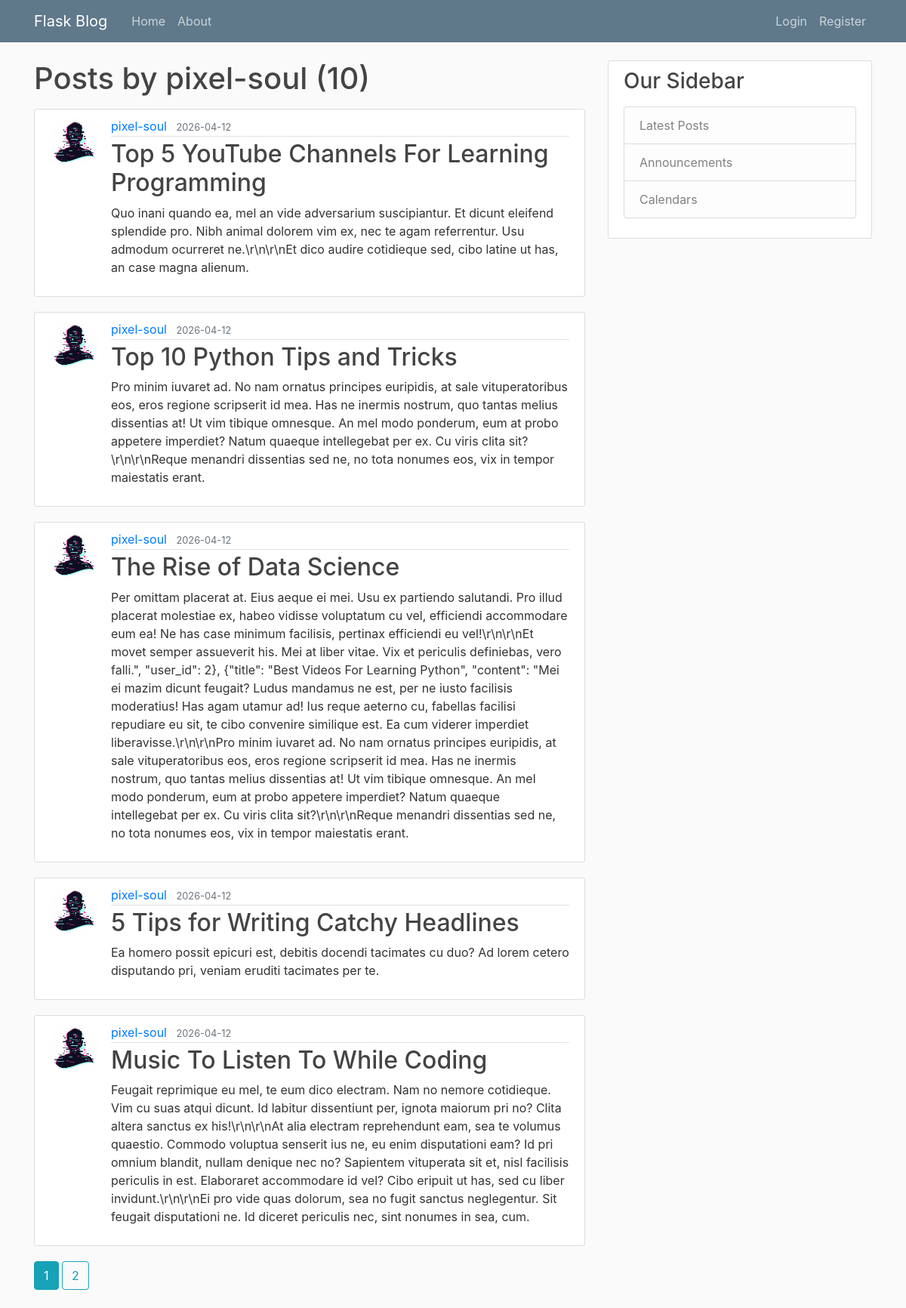
The page /user/pixel-soul on the database as committed earlier.
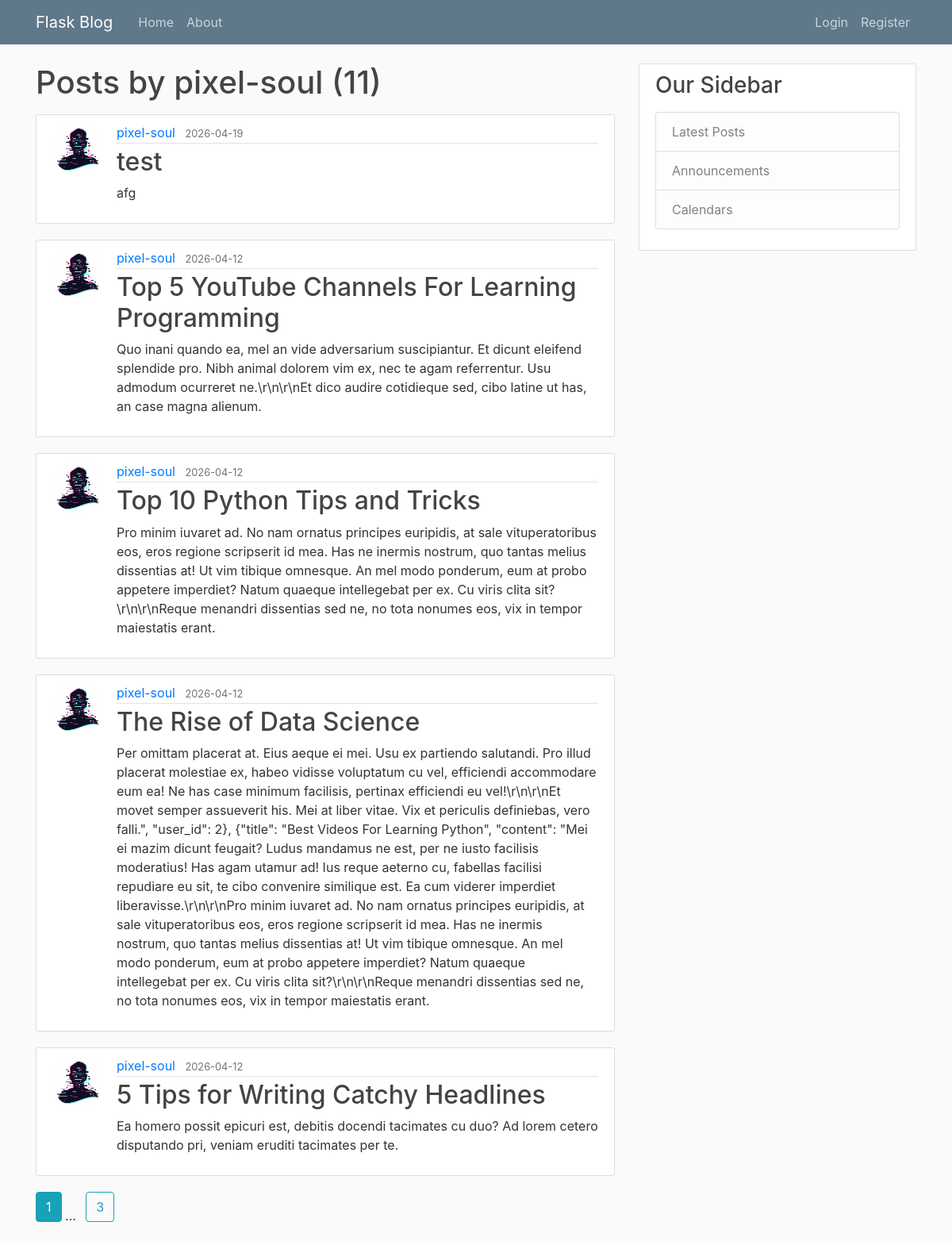
The same page on the database as committed later.
### flask_blog/models.py (models this page shows, shortened)
class Post(db.Model):
    id = db.Column(db.Integer, primary_key=True)
    title = db.Column(db.String(100), nullable=False)
    content = db.Column(db.Text, nullable=False)
    date_posted = db.Column(db.DateTime, nullable=False, default=datetime.utcnow)
    user_id = db.Column(db.Integer, db.ForeignKey('user.id'), nullable=False)

class User(db.Model, UserMixin):
    id = db.Column(db.Integer, primary_key=True)
    username = db.Column(db.String(20), unique=True, nullable=False)
    email = db.Column(db.String(120), unique=True, nullable=False)
    image_file = db.Column(db.String(20), nullable=False, default='default.jpg')
    password = db.Column(db.String(60), nullable=False)
    posts = db.relationship('Post', backref='author', lazy=True)

### flask_blog/users/routes.py (the view)
@users.route("/user/<string:username>")
def user_posts(username):
    page = request.args.get('page', 1, type=int)
    user = User.query.filter_by(username=username).first_or_404()
    posts = Post.query.filter_by(author=user)\
        .order_by(Post.date_posted.desc())\
        .paginate(per_page=5, page=page)
    return render_template("user_posts.html",posts=posts, user=user)

### flask_blog/templates/user_posts.html
{% extends "layout.html" %}
{% block content %}
    <h1 class="mb-3">Posts by {{ user.username }} ({{ posts.total }})</h1>
    {% for post in posts.items %}
        <article class="media content-section">
            <img class="rounded-circle article-img" src="{{ url_for('static', filename='profile_pics/' + post.author.image_file) }}">
            <div class="media-body">
                <div class="article-metadata">
                <a class="mr-2" href="{{ url_for('users.user_posts', username=post.author.username) }}">{{ post.author.username }}</a>
                <small class="text-muted">{{ post.date_posted.strftime('%Y-%m-%d') }}</small>
                </div>
                <h2><a class="article-title" href="{{ url_for('posts.post', post_id=post.id) }}">{{ post.title }}</a></h2>
                <p class="article-content">{{ post.content }}</p>
            </div>
        </article>
    {% endfor %}
    {% for page_num in posts.iter_pages(left_edge=1, right_edge=1, left_current=1, right_current=1) %}
        {% if page_num %}
            {% if page_num == posts.page %}
                <a class="btn btn-info mb-4" href="{{ url_for('users.user_posts', username=user.username, page=page_num) }}">{{ page_num }}</a>
            {% else %}
                <a class="btn btn-outline-info mb-4" href="{{ url_for('users.user_posts', username=user.username, page=page_num) }}">{{ page_num }}</a>
            {% endif %}
        {% else %}
            <span class="mr-2">...</span>
        {% endif %}
    {% endfor %}
{% endblock content %}

Rows that differ between the two databases and show on the page:
no longer on this page (row unchanged): Post: image_file (placeholder picture), author.username "pixel-soul", date_posted "2026-04-12", title "Music To Listen To While Coding", content "Feugait reprimique eu mel, te eum dico electram. Nam no nemore cotidieque. Vim cu suas atqui dicunt. Id labitur dissentiunt per, ignota maiorum pri no? Clita altera sanctus ex his!\\r\\n\\r\\nAt alia electram reprehendunt eam, sea te volumus quaestio. Commodo voluptua senserit ius ne, eu enim disputationi eam? Id pri omnium blandit, nullam denique nec no? Sapientem vituperata sit et, nisl facilisis periculis in est. Elaboraret accommodare id vel? Cibo eripuit ut has, sed cu liber invidunt.\\r\\n\\r\\nEi pro vide quas dolorum, sea no fugit sanctus neglegentur. Sit feugait disputationi ne. Id diceret periculis nec, sint nonumes in sea, cum."
added Post: image_file (placeholder picture), author.username "pixel-soul", date_posted "2026-04-19", title "test", content "afg"
Other text that changed with them:
{{ posts.total }}: "10" → "11"
new list line: "3"
list line gone: "2"
